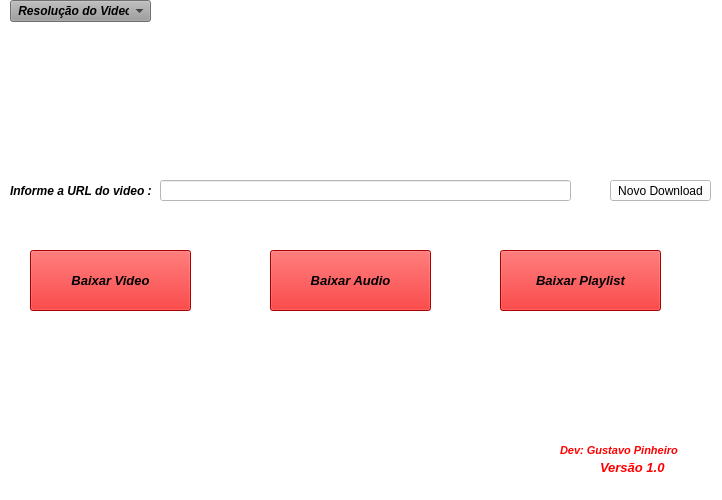
<?xml version="1.0" encoding="UTF-8"?>
<ui version="4.0">
 <author>Gustavo Pinheiro</author>
 <class>AppDownloader</class>
 <widget class="QMainWindow" name="AppDownloader">
  <property name="geometry">
   <rect>
    <x>0</x>
    <y>0</y>
    <width>722</width>
    <height>500</height>
   </rect>
  </property>
  <property name="sizePolicy">
   <sizepolicy hsizetype="Fixed" vsizetype="Fixed">
    <horstretch>0</horstretch>
    <verstretch>0</verstretch>
   </sizepolicy>
  </property>
  <property name="minimumSize">
   <size>
    <width>722</width>
    <height>500</height>
   </size>
  </property>
  <property name="maximumSize">
   <size>
    <width>722</width>
    <height>500</height>
   </size>
  </property>
  <property name="sizeIncrement">
   <size>
    <width>722</width>
    <height>500</height>
   </size>
  </property>
  <property name="windowTitle">
   <string>Gp TubeDownloader</string>
  </property>
  <property name="windowIcon">
   <iconset resource="iconeprogram.qrc">
    <normaloff>:/newPrefix/icone.png</normaloff>
    <normalon>icone.png</normalon>
    <disabledoff>icone.png</disabledoff>
    <disabledon>icone.png</disabledon>
    <activeoff>:/newPrefix/icone.png</activeoff>
    <activeon>icone.png</activeon>
    <selectedoff>icone.png</selectedoff>
    <selectedon>icone.png</selectedon>:/newPrefix/icone.png</iconset>
  </property>
  <property name="styleSheet">
   <string notr="true">background-color: rgb(25, 25, 25);
background-color: rgb(255, 255, 255);
background-color: rgb(255, 255, 255);</string>
  </property>
  <widget class="QWidget" name="centralwidget">
   <property name="enabled">
    <bool>true</bool>
   </property>
   <property name="sizePolicy">
    <sizepolicy hsizetype="Maximum" vsizetype="Ignored">
     <horstretch>0</horstretch>
     <verstretch>0</verstretch>
    </sizepolicy>
   </property>
   <property name="minimumSize">
    <size>
     <width>722</width>
     <height>479</height>
    </size>
   </property>
   <property name="maximumSize">
    <size>
     <width>722</width>
     <height>749</height>
    </size>
   </property>
   <property name="layoutDirection">
    <enum>Qt::LeftToRight</enum>
   </property>
   <widget class="QLabel" name="label">
    <property name="geometry">
     <rect>
      <x>10</x>
      <y>180</y>
      <width>141</width>
      <height>21</height>
     </rect>
    </property>
    <property name="font">
     <font>
      <weight>75</weight>
      <italic>true</italic>
      <bold>true</bold>
     </font>
    </property>
    <property name="styleSheet">
     <string notr="true">background-color: rgb(255, 255, 255);</string>
    </property>
    <property name="text">
     <string>Informe a URL do video : </string>
    </property>
   </widget>
   <widget class="QPushButton" name="pushButton">
    <property name="geometry">
     <rect>
      <x>610</x>
      <y>180</y>
      <width>101</width>
      <height>21</height>
     </rect>
    </property>
    <property name="styleSheet">
     <string notr="true">background-color: rgb(255, 255, 255);</string>
    </property>
    <property name="text">
     <string>Novo Download</string>
    </property>
   </widget>
   <widget class="QPushButton" name="pushButton_2">
    <property name="geometry">
     <rect>
      <x>30</x>
      <y>250</y>
      <width>161</width>
      <height>61</height>
     </rect>
    </property>
    <property name="font">
     <font>
      <pointsize>10</pointsize>
      <weight>75</weight>
      <italic>true</italic>
      <bold>true</bold>
      <underline>false</underline>
     </font>
    </property>
    <property name="cursor">
     <cursorShape>PointingHandCursor</cursorShape>
    </property>
    <property name="mouseTracking">
     <bool>false</bool>
    </property>
    <property name="acceptDrops">
     <bool>false</bool>
    </property>
    <property name="statusTip">
     <string/>
    </property>
    <property name="whatsThis">
     <string/>
    </property>
    <property name="accessibleDescription">
     <string/>
    </property>
    <property name="autoFillBackground">
     <bool>false</bool>
    </property>
    <property name="styleSheet">
     <string notr="true">background-color: rgb(236, 0, 0);</string>
    </property>
    <property name="text">
     <string>Baixar Video</string>
    </property>
    <property name="checkable">
     <bool>false</bool>
    </property>
    <property name="autoExclusive">
     <bool>false</bool>
    </property>
   </widget>
   <widget class="QPushButton" name="pushButton_3">
    <property name="geometry">
     <rect>
      <x>270</x>
      <y>250</y>
      <width>161</width>
      <height>61</height>
     </rect>
    </property>
    <property name="font">
     <font>
      <pointsize>10</pointsize>
      <weight>75</weight>
      <italic>true</italic>
      <bold>true</bold>
     </font>
    </property>
    <property name="cursor">
     <cursorShape>PointingHandCursor</cursorShape>
    </property>
    <property name="styleSheet">
     <string notr="true">background-color: rgb(236, 0, 0);</string>
    </property>
    <property name="text">
     <string>Baixar Audio</string>
    </property>
   </widget>
   <widget class="QPushButton" name="pushButton_4">
    <property name="geometry">
     <rect>
      <x>500</x>
      <y>250</y>
      <width>161</width>
      <height>61</height>
     </rect>
    </property>
    <property name="font">
     <font>
      <pointsize>10</pointsize>
      <weight>75</weight>
      <italic>true</italic>
      <bold>true</bold>
      <underline>false</underline>
      <strikeout>false</strikeout>
     </font>
    </property>
    <property name="cursor">
     <cursorShape>PointingHandCursor</cursorShape>
    </property>
    <property name="styleSheet">
     <string notr="true">background-color: rgb(236, 0, 0);</string>
    </property>
    <property name="text">
     <string extracomment="GG">Baixar Playlist</string>
    </property>
   </widget>
   <widget class="QLineEdit" name="lineEdit">
    <property name="geometry">
     <rect>
      <x>160</x>
      <y>180</y>
      <width>411</width>
      <height>21</height>
     </rect>
    </property>
    <property name="autoFillBackground">
     <bool>false</bool>
    </property>
    <property name="styleSheet">
     <string notr="true">background-color: rgb(255, 255, 255);</string>
    </property>
   </widget>
   <widget class="QLabel" name="label_2">
    <property name="geometry">
     <rect>
      <x>600</x>
      <y>460</y>
      <width>91</width>
      <height>16</height>
     </rect>
    </property>
    <property name="font">
     <font>
      <pointsize>10</pointsize>
      <weight>75</weight>
      <italic>true</italic>
      <bold>true</bold>
     </font>
    </property>
    <property name="styleSheet">
     <string notr="true">background-color: rgb(25, 25, 25);
background-color: rgb(255, 255, 255);</string>
    </property>
    <property name="text">
     <string>&lt;html&gt;&lt;head/&gt;&lt;body&gt;&lt;p&gt;&lt;span style=&quot; font-weight:600; font-style:italic; color:#ff0000;&quot;&gt;Versão 1.0&lt;/span&gt;&lt;/p&gt;&lt;/body&gt;&lt;/html&gt;</string>
    </property>
   </widget>
   <widget class="QLabel" name="label_3">
    <property name="geometry">
     <rect>
      <x>560</x>
      <y>440</y>
      <width>171</width>
      <height>21</height>
     </rect>
    </property>
    <property name="font">
     <font>
      <family>MS Shell Dlg 2</family>
      <pointsize>8</pointsize>
      <weight>9</weight>
      <italic>false</italic>
      <bold>false</bold>
     </font>
    </property>
    <property name="styleSheet">
     <string notr="true">background-color: rgb(25, 25, 25);
background-color: rgb(255, 255, 255);
font: 75 8pt &quot;MS Shell Dlg 2&quot;;</string>
    </property>
    <property name="text">
     <string>&lt;html&gt;&lt;head/&gt;&lt;body&gt;&lt;p&gt;&lt;span style=&quot; font-weight:600; font-style:italic; color:#ff0000;&quot;&gt;Dev: Gustavo Pinheiro &lt;/span&gt;&lt;/p&gt;&lt;/body&gt;&lt;/html&gt;</string>
    </property>
   </widget>
   <widget class="QComboBox" name="comboBox">
    <property name="geometry">
     <rect>
      <x>10</x>
      <y>0</y>
      <width>141</width>
      <height>22</height>
     </rect>
    </property>
    <property name="font">
     <font>
      <weight>75</weight>
      <italic>true</italic>
      <bold>true</bold>
     </font>
    </property>
    <property name="styleSheet">
     <string notr="true">background-color: rgb(255, 8, 0);
background-color: rgb(85, 85, 85);

background-color: rgb(156, 156, 156);</string>
    </property>
    <item>
     <property name="text">
      <string> Resolução do Video</string>
     </property>
    </item>
    <item>
     <property name="text">
      <string>360p</string>
     </property>
    </item>
    <item>
     <property name="text">
      <string>480p</string>
     </property>
    </item>
    <item>
     <property name="text">
      <string>720p</string>
     </property>
    </item>
    <item>
     <property name="text">
      <string>1080p</string>
     </property>
    </item>
   </widget>
   <widget class="QLabel" name="label_4">
    <property name="geometry">
     <rect>
      <x>690</x>
      <y>450</y>
      <width>31</width>
      <height>31</height>
     </rect>
    </property>
    <property name="text">
     <string/>
    </property>
    <property name="pixmap">
     <pixmap>logobandeira.png</pixmap>
    </property>
   </widget>
   <widget class="QLabel" name="label_5">
    <property name="geometry">
     <rect>
      <x>30</x>
      <y>10</y>
      <width>1441</width>
      <height>851</height>
     </rect>
    </property>
    <property name="text">
     <string/>
    </property>
    <property name="pixmap">
     <pixmap>logonova.png</pixmap>
    </property>
    <property name="scaledContents">
     <bool>true</bool>
    </property>
   </widget>
   <zorder>label_5</zorder>
   <zorder>comboBox</zorder>
   <zorder>label</zorder>
   <zorder>pushButton</zorder>
   <zorder>pushButton_2</zorder>
   <zorder>pushButton_3</zorder>
   <zorder>pushButton_4</zorder>
   <zorder>lineEdit</zorder>
   <zorder>label_2</zorder>
   <zorder>label_3</zorder>
   <zorder>label_4</zorder>
  </widget>
  <widget class="QMenuBar" name="menubar">
   <property name="geometry">
    <rect>
     <x>0</x>
     <y>0</y>
     <width>722</width>
     <height>21</height>
    </rect>
   </property>
  </widget>
 </widget>
 <pixmapfunction>corpng.</pixmapfunction>
 <resources>
  <include location="teste.qrc"/>
  <include location="logosoft.qrc"/>
  <include location="iconeprogram.qrc"/>
 </resources>
 <connections/>
 <designerdata>
  <property name="gridDeltaX">
   <number>10</number>
  </property>
  <property name="gridDeltaY">
   <number>10</number>
  </property>
  <property name="gridSnapX">
   <bool>true</bool>
  </property>
  <property name="gridSnapY">
   <bool>true</bool>
  </property>
  <property name="gridVisible">
   <bool>true</bool>
  </property>
 </designerdata>
</ui>
